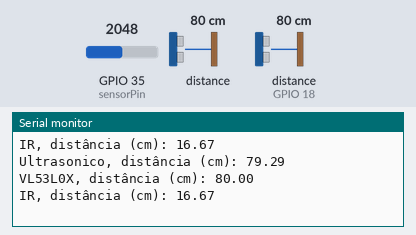
The sketch below on a simulated ESP32. Shown: the last lines printed to the serial monitor. The test bench sets the inputs (shaded band); at power-on: distance to the obstacle 80 cm, GPIO 35 (sensorPin) = 2048, distance to the obstacle (sensor on GPIO 18) 80 cm. The echo pulse lasts 58.3 µs per cm.

Above: at 15.8 s.
15.9 s: distance to the obstacle (sensor 0) set to 2 cm
At 20.7 s:
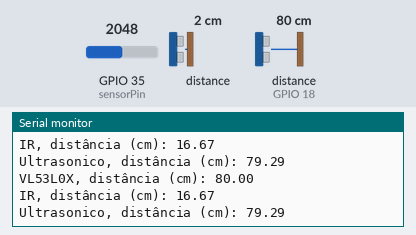
27.1 s: GPIO 35 (sensorPin) set to 0
At 30.8 s:
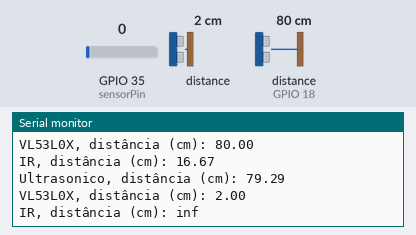
38.3 s: distance to the obstacle (sensor on GPIO 18) set to 2 cm
At 41.0 s:
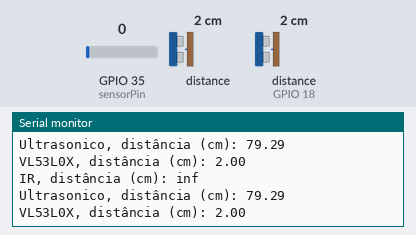
49.5 s: distance to the obstacle (sensor 0) set to 4 cm
At 51.0 s:
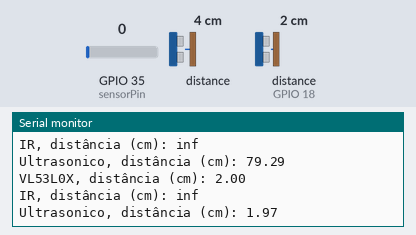
60.7 s: distance to the obstacle (sensor on GPIO 18) set to 4 cm
At 66.1 s:
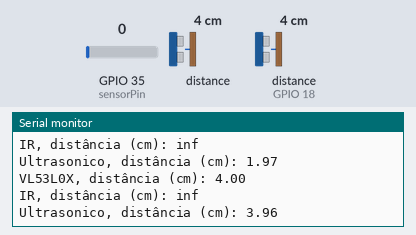
71.9 s: GPIO 35 (sensorPin) set to 491
At 76.2 s:
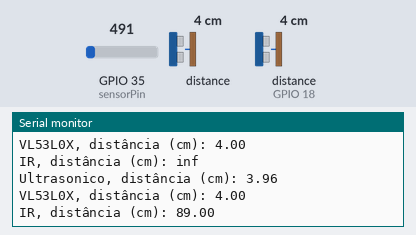
Timing chart, 0 to 77.7 s (numbered marks = the images above; inputs shaded):
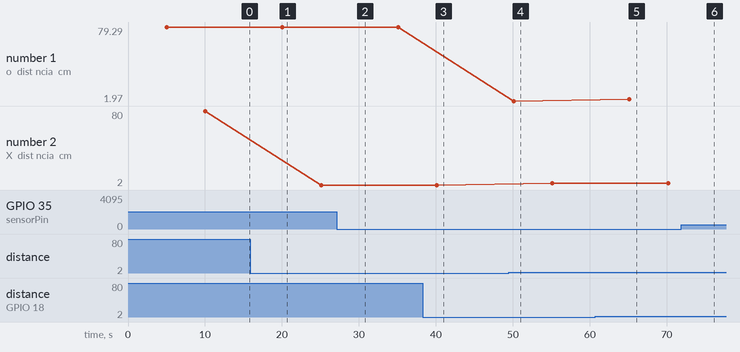

Measured:
- after the input at 27.1 s, the serial monitor: prints a new line after 3.0 s (image 2)
- after the input at 60.7 s, the serial monitor: prints a new line after 4.5 s (image 5)
- after the input at 71.9 s, the serial monitor: prints a new line after 3.3 s (image 6)
- plotted number 1: 1.97 → 3.96 after the input at 60.7 s
- plotted number 2: 80 → 2 after the input at 15.9 s, 2 → 4 after the input at 49.5 s

The sketch:

Sensores_proximidade.ino
```cpp
#include "Adafruit_VL53L0X.h"
Adafruit_VL53L0X lox = Adafruit_VL53L0X();

const int sensorPin = 35; //IR
#define VOLTAGE 3.3 //IR
#define MIN_ANALOG 0 //IR
#define MAX_ANALOG 4096.0 //IR

const int trigPin = 5; //ultrasonico
const int echoPin = 18; //ultrasonico
#define SOUND_SPEED 0.034 //Definir a velocidade do som em cms por segundos

void setup() {
  Serial.begin(9600); // Início da Comunicação em Série

  // Espera até o porto esteja disponível
  while (! Serial) {
    delay(1);
  }
  if (!lox.begin()) {//VL53
    Serial.println(F("Failed to boot VL53L0X"));
    while(1);
  }
  pinMode(sensorPin, INPUT); //IR

  pinMode(trigPin, OUTPUT); //ultrasonico
  pinMode(echoPin, INPUT); //ultrasonico

}

void loop() {

  IR_loop();
  delay(5000);

  ultrasonico_loop();
  delay(5000);

  VL53_loop();
  delay(5000);
}
```

IR.ino
```cpp
void IR_loop() {

      float analogValue = analogRead(sensorPin);

      float tensor = VOLTAGE * (analogValue/MAX_ANALOG);

      float distanceCm = 29.988 * pow(tensor, -1.173);

      Serial.print("IR, distância (cm): ");
      Serial.println(distanceCm);
}
```

VL53L0X.ino
```cpp
void VL53_loop() {
  VL53L0X_RangingMeasurementData_t measure;
  // A função rangingTest ativa o sensor para medir a distância de um objeto à frente dele.
  // O resultado é armazenado na variável measure.
  lox.rangingTest(&measure, false);  // Ao passar false, a função executa a medição normalmente,
                                     //sem imprimir informações extras na saída serial.


  if (measure.RangeStatus != 4) {  // phase failures have incorrect data
    float distanceCm = measure.RangeMilliMeter*0.1;

    Serial.print("VL53L0X, distância (cm): ");
    Serial.println(distanceCm);
  }


}
```

ultrasonico.ino
```cpp
void ultrasonico_loop() {
// Limpar o trigPin
  digitalWrite(trigPin, LOW);
  delayMicroseconds(2);
  // Colocar o trigPin em estado HIGH por 10 microsegundos
  digitalWrite(trigPin, HIGH);
  delayMicroseconds(10);
  digitalWrite(trigPin, LOW);

  float duration = pulseIn(echoPin, HIGH);

  // Calcula a distância
  float distanceCm = duration * SOUND_SPEED/2;

  Serial.print("Ultrasonico, distância (cm): ");
  Serial.println(distanceCm);
}
```
